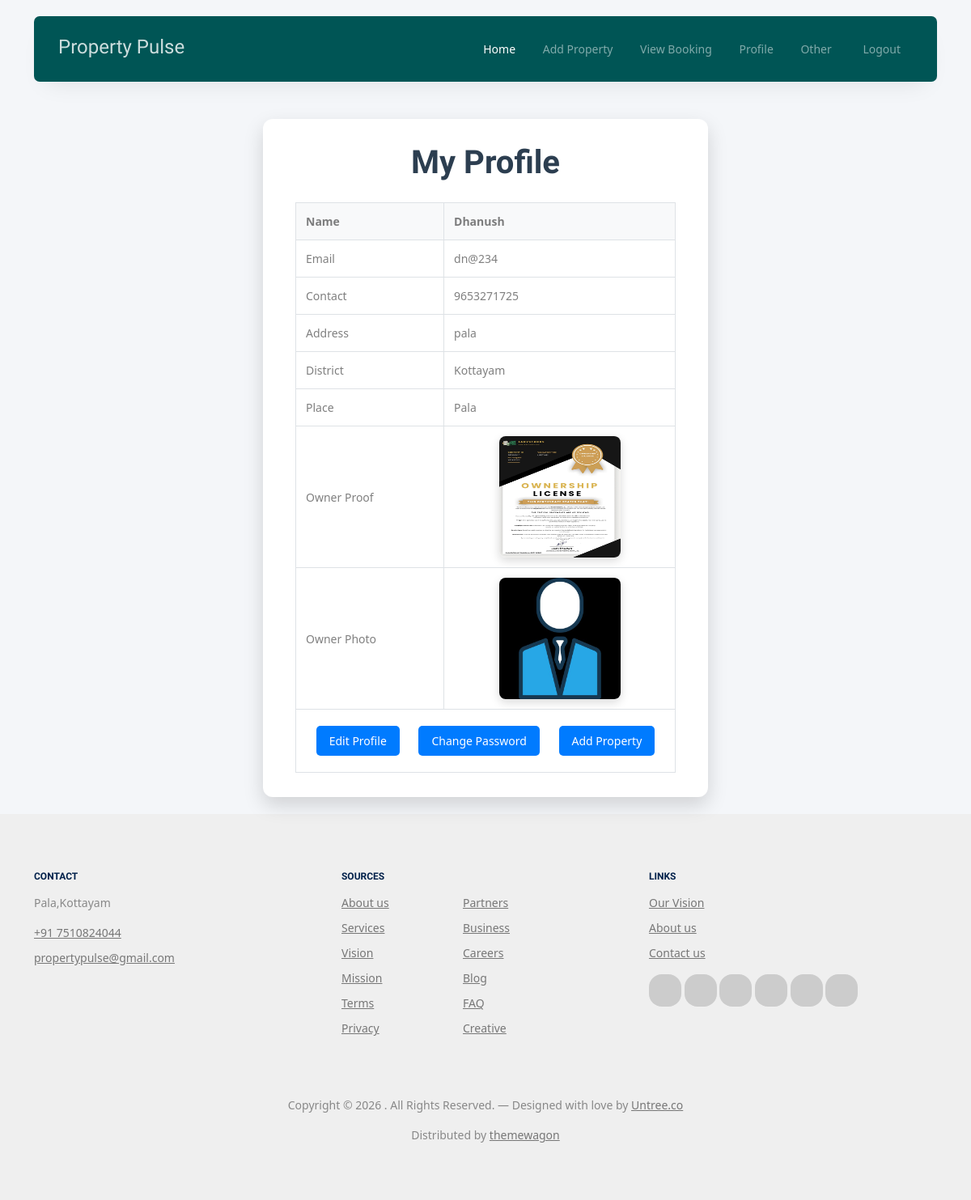
The app's page /Owner/Profile/ (signed in) with its own data.
### Guest/models.py (models this page shows)
class tbl_owner(models.Model):
    owner_name=models.CharField(max_length=50)
    owner_email=models.CharField(max_length=50)
    owner_contact=models.CharField(max_length=50)
    owner_address=models.CharField(max_length=50)
    owner_photo=models.FileField(upload_to='Assets/OwnerDocs/')
    owner_proof=models.FileField(upload_to='Assets/OwnerDocs/')
    owner_password=models.CharField(max_length=50)
    place=models.ForeignKey(tbl_place,on_delete=models.CASCADE)
    owner_status=models.IntegerField(default=0)
    owner_doj=models.DateField(auto_now_add=True)

### Admin/models.py (models this page shows)
class tbl_place(models.Model):
    place_name=models.CharField(max_length=50)
    district=models.ForeignKey(tbl_district,on_delete=models.CASCADE)

class tbl_district(models.Model):
    district_name=models.CharField(max_length=50)

### Owner/views.py (the view)
# urls.py: path('Profile/',views.Profile,name="Profile"),
def Profile(request):
    if "oid" not in request.session:
        return redirect("Guest:Login")
    else:
        ownerdata=tbl_owner.objects.get(id=request.session['oid'])
        return render(request,"Owner/Profile.html",{'data':ownerdata})

### Owner/Templates/Owner/Profile.html (shortened to what this page needs)
{% extends 'Owner/Head.html' %}
{% block content %}
<!DOCTYPE html>
<html lang="en">
<head>
</head>
<body>
    <br>
    <br>
    <br>
    <br>
    <br>
    <br>
    <br>
    <div class="profile-wrapper">
        <div class="profile-box">
            <h1>My Profile</h1>
            <form action="" method="post">
                <table border="1">
                    <tr>
                        <td>Name</td>
                        <td>{{data.owner_name}}</td>
                    </tr>
                    <tr>
                        <td>Email</td>
                        <td>{{data.owner_email}}</td>
                    </tr>
                    <tr>
                        <td>Contact</td>
                        <td>{{data.owner_contact}}</td>
                    </tr>
                    <tr>
                        <td>Address</td>
                        <td>{{data.owner_address}}</td>
                    </tr>
                    <tr>
                        <td>District</td>
                        <td>{{data.place.district.district_name}}</td>
                    </tr>
                    <tr>
                        <td>Place</td>
                        <td>{{data.place.place_name}}</td>
                    </tr>
                    <tr>
                        <td>Owner Proof</td>
                        <td align="center">
                            <img src="{{data.owner_proof.url}}" alt="Owner Proof" width="150" height="150">
                        </td>
                    </tr>
                    <tr>
                        <td>Owner Photo</td>
                        <td align="center">
                            <img src="{{data.owner_photo.url}}" alt="Owner Photo" width="150" height="150">
                        </td>
                    </tr>
                    <tr>
                        <td colspan="2" class="profile-actions">
                            <a href="{% url 'Owner:EditProfile' %}">Edit Profile</a>
                            <a href="{% url 'Owner:ChangePassword' %}">Change Password</a>
                            <a href="{% url 'Owner:property' %}">Add Property</a>
                        </td>
                    </tr>
                </table>
            </form>
        </div>
    </div>
    <br>
</body>
</html>
{% endblock content %}

### Owner/Templates/Owner/Profile.html (style rules this page uses)
body { font-family: "Segoe UI", Arial, sans-serif; background-color: #f4f6f9; margin: 0; padding: 0; }
.profile-wrapper { min-height: 85vh; display: flex; justify-content: center; align-items: center; }
.profile-box { background: #ffffff; padding: 30px 40px; border-radius: 12px; box-shadow: 0 10px 25px rgba(0, 0, 0, 0.15); width: 100%; max-width: 550px; }
h1 { text-align: center; color: #2c3e50; margin-bottom: 25px; font-weight: 600; }
table { width: 100%; border-collapse: collapse; }
table td { padding: 12px; border: 1px solid #dee2e6; font-size: 14px; vertical-align: middle; }
table tr:first-child { background-color: #f8f9fa; font-weight: 600; }
img { border-radius: 8px; box-shadow: 0 4px 12px rgba(0, 0, 0, 0.15); }
.profile-actions { text-align: center; }
.profile-actions a { display: inline-block; margin: 8px 10px; padding: 8px 16px; background-color: #007bff; color: #ffffff; text-decoration: none; border-radius: 5px; font-size: 14px; font-weight: 500; }

### records on screen
tbl_owner: owner_name "Dhanush", owner_email "dn@234", owner_contact "9653271725", owner_address "pala", place.district.district_name "Kottayam", place.place_name "Pala", owner_proof (picture), owner_photo (picture)
